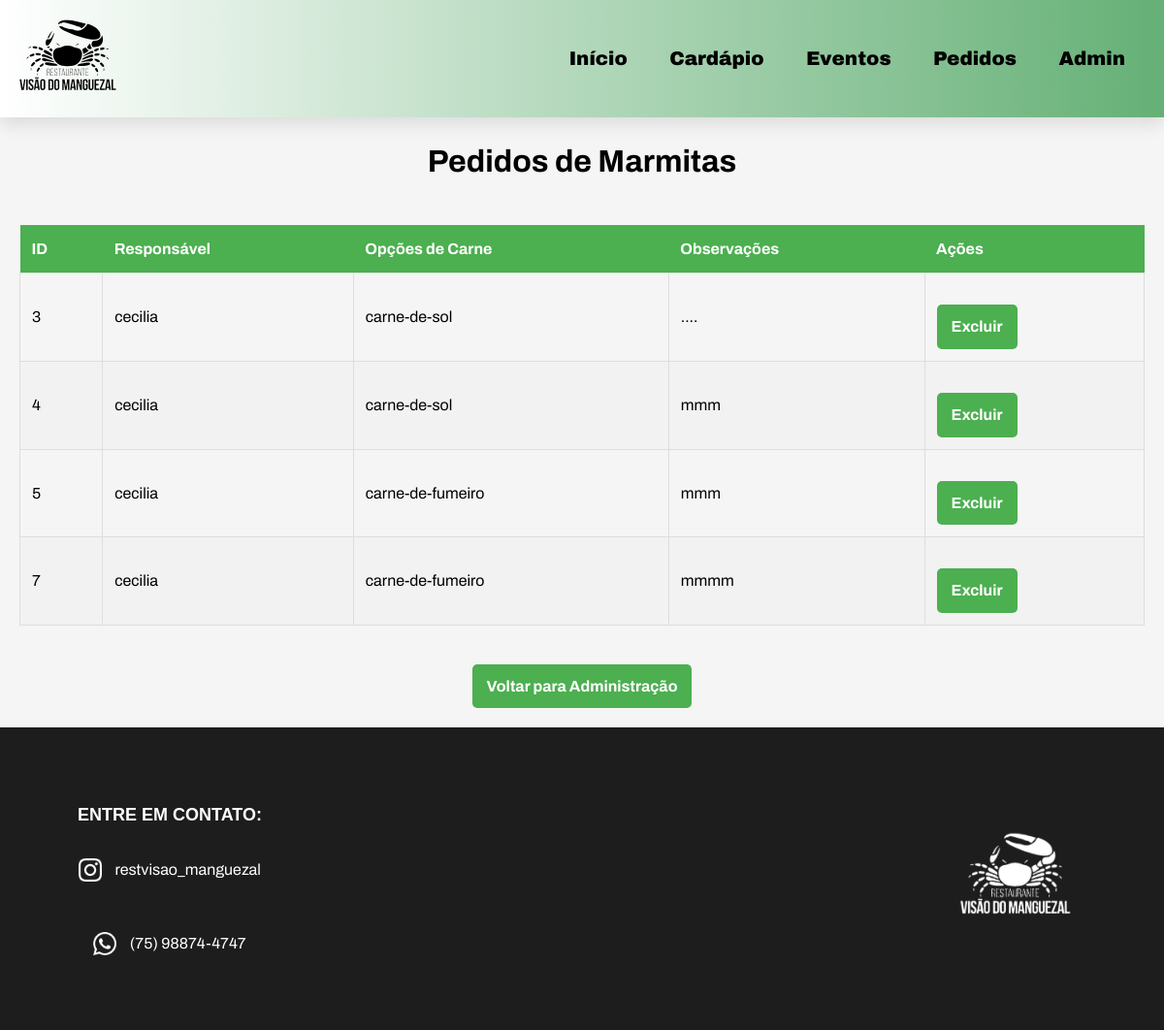
Before: /admin/marmitas with the older database file.
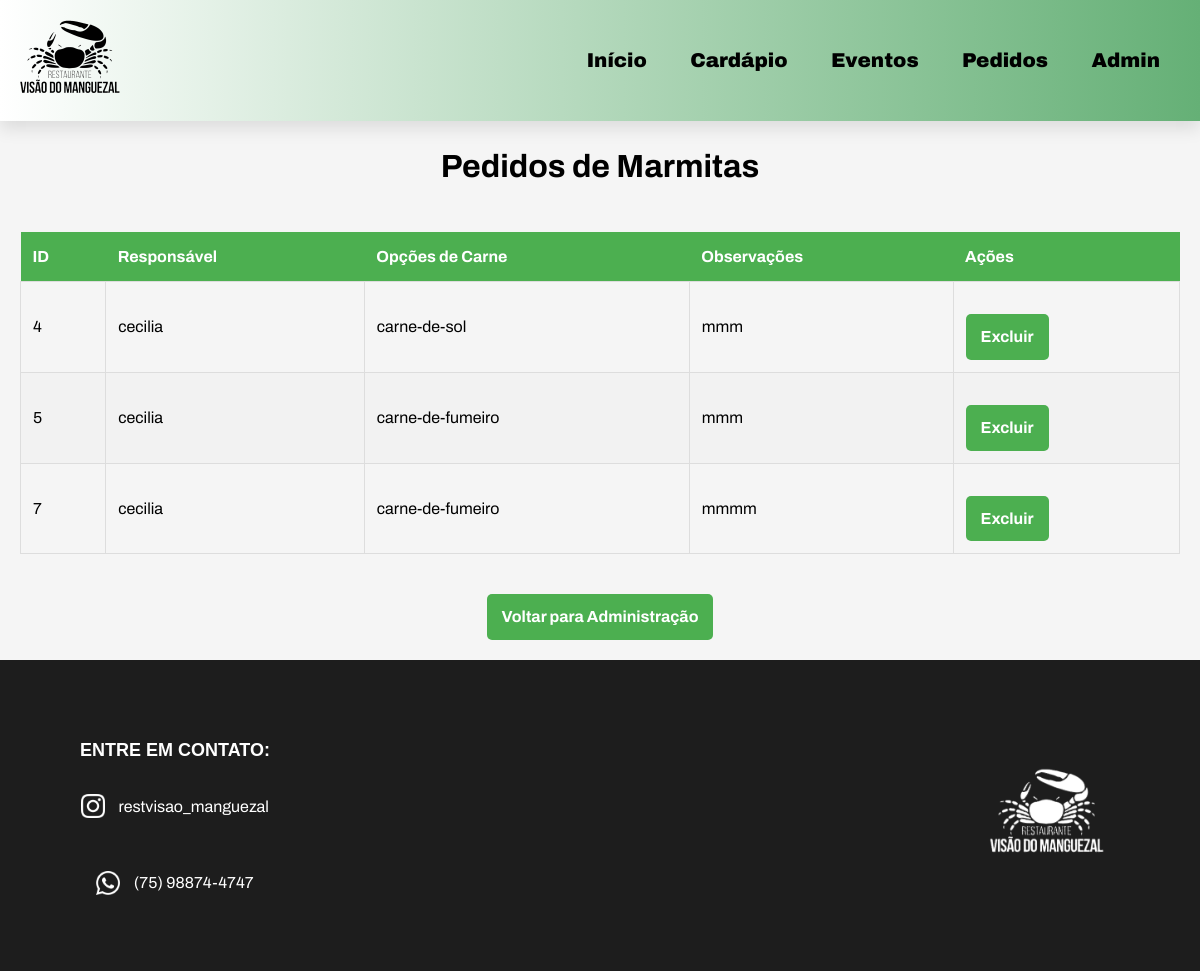
After: the same page with the newer database file.
### restaurante/models.py (models this page shows, shortened)
class Marmita(database.Model):
    __tablename__ = 'marmitas'  # Nome da tabela no banco de dados
    id = database.Column(database.Integer, primary_key=True)
    responsavel = database.Column(database.String(120), nullable=False)
    opcoes_de_carne = database.Column(database.String(120))
    arroz = database.Column(database.Boolean, default=False)
    feijao = database.Column(database.Boolean, default=False)
    salada = database.Column(database.Boolean, default=False)
    farofa = database.Column(database.Boolean, default=False)
    adicional = database.Column(database.String(120))
    observacao = database.Column(database.String(500))

### restaurante/routes.py (the view)
@app.route('/admin/marmitas')
def admin_marmitas():
    pedidos_marmitas = Marmita.query.all()  # Consulta os pedidos de marmitas
    return render_template('admin_marmitas.html', pedidos=pedidos_marmitas)

### restaurante/templates/admin_marmitas.html (shortened to what this page needs)
{% extends "homepage.html" %}
{% block style %}
<link rel="stylesheet" href="{{ url_for('static', filename='css/homepage.css') }}">
<link rel="stylesheet" href="{{ url_for('static', filename='css/admin.css') }}">
{% endblock %}
{% block header %}
<header>
    <div class="logo">
      <a href="/"> <img class="logo" src="{{ url_for('static', filename='images/logo.png') }}" alt="Logo"></a>
</div>
    <nav class="navbar">
      <div class=" botoes">
        <ul>
          <a href="/"><li>Início</li></a>
          <a href="/cardapio"><li>Cardápio</li></a>
          <a href="/eventos"><li>Eventos</li></a>
          <a href="/pedidos"><li>Pedidos</li></a>
          <a href="/adm"><li>Admin</li></a>
        </ul>
    </div>
    </nav>
</header>
{% endblock %}
{% block main1 %}
<main class="admin-page">
  <h1>Pedidos de Marmitas</h1>
  <table>
      <thead>
          <tr>
              <th>ID</th>
              <th>Responsável</th>
              <th>Opções de Carne</th>
              <th>Observações</th>
              <th>Ações</th>
          </tr>
      </thead>
      <tbody>
          {% for pedido in pedidos %}
          <tr>
              <td>{{ pedido.id }}</td>
              <td>{{ pedido.responsavel }}</td>
              <td>{{ pedido.opcoes_de_carne }}</td>
              <td>{{ pedido.observacao }}</td>
              <td>
                  <a href="{{ url_for('excluir_pedido_marmita', id=pedido.id) }}" class="btn btn-danger" onclick="return confirm('Tem certeza que deseja excluir este pedido?');">Excluir</a>
              </td>
          </tr>
          {% endfor %}
      </tbody>
  </table>
  <a href="{{ url_for('adm')}}">Voltar para Administração</a>
</main>
  {% endblock %}

Changed rows visible on the page:
removed Marmita: id "3", responsavel "cecilia", opcoes_de_carne "carne-de-sol", observacao "...."
